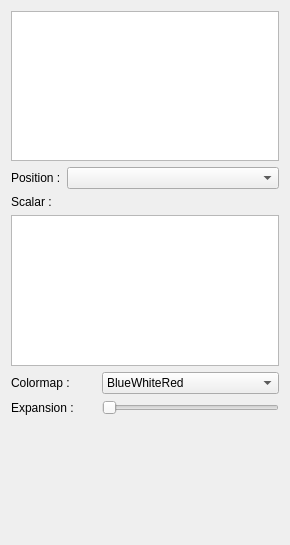
<?xml version="1.0" encoding="UTF-8"?>
<ui version="4.0">
 <class>RenderScalarDockWidget</class>
 <widget class="QWidget" name="RenderScalarDockWidget">
  <property name="geometry">
   <rect>
    <x>0</x>
    <y>0</y>
    <width>181</width>
    <height>545</height>
   </rect>
  </property>
  <property name="windowTitle">
   <string>Form</string>
  </property>
  <layout class="QGridLayout" name="gridLayout">
   <item row="0" column="0" colspan="4">
    <widget class="QListWidget" name="mapList"/>
   </item>
   <item row="1" column="0">
    <widget class="QLabel" name="label_2">
     <property name="text">
      <string>Position :</string>
     </property>
    </widget>
   </item>
   <item row="1" column="1" colspan="3">
    <widget class="QComboBox" name="combo_positionVBO">
     <property name="sizePolicy">
      <sizepolicy hsizetype="Expanding" vsizetype="Fixed">
       <horstretch>0</horstretch>
       <verstretch>0</verstretch>
      </sizepolicy>
     </property>
    </widget>
   </item>
   <item row="2" column="0">
    <widget class="QLabel" name="label_3">
     <property name="text">
      <string>Scalar :</string>
     </property>
    </widget>
   </item>
   <item row="3" column="0" colspan="4">
    <widget class="QListWidget" name="list_scalarVBO">
     <property name="selectionMode">
      <enum>QAbstractItemView::MultiSelection</enum>
     </property>
    </widget>
   </item>
   <item row="5" column="0" colspan="2">
    <widget class="QLabel" name="label">
     <property name="text">
      <string>Expansion :</string>
     </property>
    </widget>
   </item>
   <item row="5" column="2" colspan="2">
    <widget class="QSlider" name="slider_expansion">
     <property name="maximum">
      <number>10</number>
     </property>
     <property name="pageStep">
      <number>1</number>
     </property>
     <property name="orientation">
      <enum>Qt::Horizontal</enum>
     </property>
    </widget>
   </item>
   <item row="6" column="0" colspan="4">
    <spacer name="verticalSpacer">
     <property name="orientation">
      <enum>Qt::Vertical</enum>
     </property>
     <property name="sizeHint" stdset="0">
      <size>
       <width>156</width>
       <height>161</height>
      </size>
     </property>
    </spacer>
   </item>
   <item row="4" column="0" colspan="2">
    <widget class="QLabel" name="label_4">
     <property name="text">
      <string>Colormap :</string>
     </property>
    </widget>
   </item>
   <item row="4" column="2" colspan="2">
    <widget class="QComboBox" name="combo_colorMap">
     <item>
      <property name="text">
       <string>BlueWhiteRed</string>
      </property>
     </item>
     <item>
      <property name="text">
       <string>CyanWhiteRed</string>
      </property>
     </item>
     <item>
      <property name="text">
       <string>BlueCyanGreenYellowRed</string>
      </property>
     </item>
     <item>
      <property name="text">
       <string>BlueGreenRed</string>
      </property>
     </item>
    </widget>
   </item>
  </layout>
 </widget>
 <resources/>
 <connections/>
</ui>
